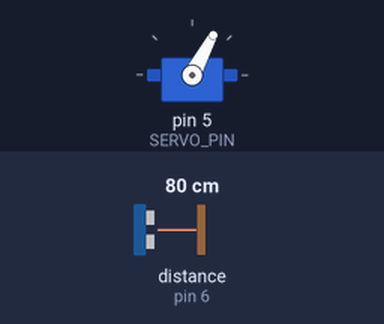
A sketch run on a simulated Arduino Uno, built with avr-gcc and run on an emulated ATmega328P. Parts: servo. Wiring (inferred from the names in the program): ultrasonic range finder: trigger pin 11; echo pin 6. The inputs (shaded band) are chosen by the test bench; at power-on: distance to the obstacle (sensor on pin 6) 80 cm. The echo pulse lasts 58.3 µs per cm; no radio packets arrive unless stated.

Above: at 0.1 s.
At 3.0 s:
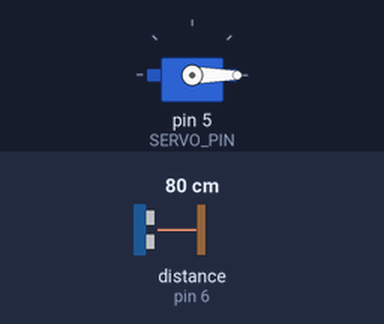
3.1 s: distance to the obstacle (sensor on pin 6) set to 21 cm
4.6 s: distance to the obstacle (sensor on pin 6) set to 17 cm
At 5.3 s:
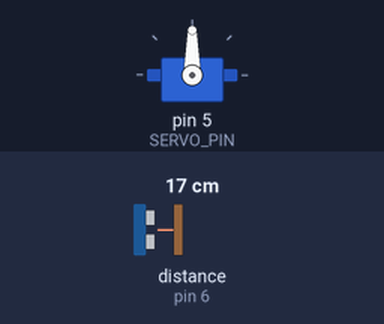
Timing chart, 0 to 7.6 s (numbered marks = the images above; inputs shaded):
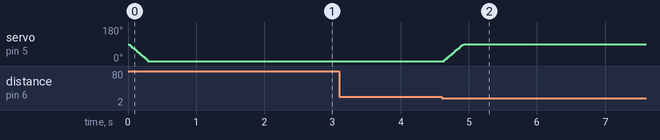

Measured:
- the behaviour switches between 19 and 18 cm on distance to the obstacle (sensor on pin 6) (found by bisection; images 1 and 2)
- after the input at 3.1 s, every drawn part: stays the same
- after the input at 4.6 s, servo on pin 5 (SERVO_PIN): moves from 0° to 90° over 0.28 s, starting at once

The sketch:

slave.ino
```cpp
#include <VirtualWire.h>
#include <ServoTimer2.h>

const int KEY = 81;

const int RF_RECEIVE_PIN = 7;

const int ULTRA_ECHO_PIN = 6;
const int ULTRA_TRIGGER_PIN = 11;
const int ULTRA_MIN_DISTANCE = 2; // inch
const int ULTRA_MAX_DISTANCE = 6; // inch

const int SERVO_PIN = 5;
const int SERVO_MIN_POS = 544;
const int SERVO_MAX_POS = 1472;
const int SERVO_STEP_SIZE = 32;

const int MAX_SWEEPS = 4;

bool start_signal = false;
int distance = 0;
int old_distance = distance;
bool alternate = true;
int sweep_count = 0;
ServoTimer2 myservo;

void setup() {
  Serial.begin(9600);
  Serial.setTimeout(100);
  // RF communication
  vw_set_rx_pin(RF_RECEIVE_PIN);
  vw_set_ptt_inverted(true);
  vw_setup(2000);
  vw_rx_start();

  pinMode(ULTRA_ECHO_PIN, INPUT);
  pinMode(ULTRA_TRIGGER_PIN, OUTPUT);

  // Set start position
  open_servo();
}

void loop() {
  // RF start signal received
  uint8_t id = receive_id();
  if (id && id == KEY) {
    start_signal = true;
    sweep_count = 0;
  }

  // For old vs new distance comparison
  old_distance = distance ? distance : old_distance;
  distance = ping_distance();

  // Movement detected
  if ((old_distance > 0) &&
      (distance != old_distance) &&
      (distance <= ULTRA_MAX_DISTANCE) &&
      (distance >= ULTRA_MIN_DISTANCE) &&
      (sweep_count < MAX_SWEEPS) || start_signal) {
    if (start_signal) start_signal = false;

    // Move servo
    if (alternate) close_servo();
    else open_servo();

    sweep_count++;

    alternate = !alternate;
    delay(250);
  }
}

String receive_msg() {
  uint8_t buf[VW_MAX_MESSAGE_LEN];
  uint8_t buflen = VW_MAX_MESSAGE_LEN;
  String msg = "";

  if (vw_get_message(buf, &buflen)) {
    for (int i = 0; i < buflen; i++) {
      msg += char(buf[i]);
    }
  }
  return msg;
}

uint8_t receive_id() {
  uint8_t buf[VW_MAX_MESSAGE_LEN];
  uint8_t buflen = VW_MAX_MESSAGE_LEN;

  if (vw_get_message(buf, &buflen)) {
    for (int i = 0; i < buflen; i++) {
      Serial.print("R: ");
      Serial.println(buf[i]);
    }

    return buf[0];
  }

  return 0;
}

unsigned int ping_distance() {
  delay(50);
  unsigned long duration, distance;
  digitalWrite(ULTRA_TRIGGER_PIN, LOW);
  delayMicroseconds(2);
  digitalWrite(ULTRA_TRIGGER_PIN, HIGH);
  delayMicroseconds(10);
  digitalWrite(ULTRA_TRIGGER_PIN, LOW);
  duration = pulseIn(ULTRA_ECHO_PIN, HIGH);
  return (duration/58.138) * .39; // remove *.39 for cm
}

void open_servo() {
  // Attach/detach to prevent RF interference
  myservo.attach(SERVO_PIN);
  for (int pos = SERVO_MAX_POS; pos >= SERVO_MIN_POS; pos -= SERVO_STEP_SIZE) {
    myservo.write(pos);
    delay(10);
  }
  myservo.detach();
}

void close_servo() {
  // Attach/detach to prevent RF interference
  myservo.attach(SERVO_PIN);
  for (int pos = SERVO_MIN_POS; pos <= SERVO_MAX_POS; pos += SERVO_STEP_SIZE) {
    myservo.write(pos);
    delay(10);
  }
  myservo.detach();
}
```
